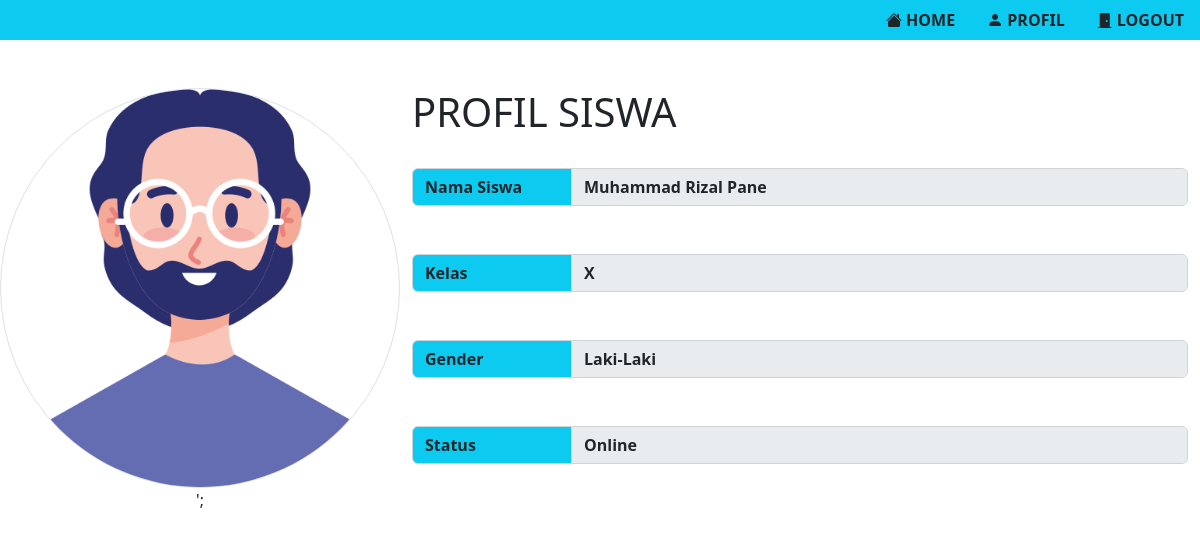
Screenshot of /profil.php (signed in) with the database file from the repository.
### tables this page shows
CREATE TABLE `users` (
  `id` int(11) NOT NULL,
  `username` varchar(255) NOT NULL,
  `kelas` varchar(255) NOT NULL,
  `gender` varchar(255) NOT NULL,
  `password` varchar(255) NOT NULL
);

### profil.php (the view, shortened to what this page needs)
<?php
include "./source/execution/connection.php";
$students = mysqli_query($connection, "select * from users ORDER BY id DESC");
$data = mysqli_fetch_array($students)
?>
<!DOCTYPE html>
<html lang="en">
<head>
    <link rel="stylesheet" href="./source/css/master.css">
    <link rel="stylesheet" href="./source/css/bootstrap.css">
    <link rel="stylesheet" href="https://cdn.jsdelivr.net/npm/bootstrap-icons@1.9.1/font/bootstrap-icons.css">
</head>
<body>
    <div class="bg-info">
        <ul class="nav justify-content-end">
            <li class="nav-item transform-zoom">
                <a class="nav-link none text-dark fw-bold" href="student.php"><i class="bi bi-house-fill"></i> HOME</a>
            </li>
            <li class="nav-item transform-zoom">
                <a class="nav-link none text-dark fw-bold" href="profil.php"><i class="bi bi-person-fill"></i> PROFIL</a>
            </li>
            <li class="nav-item transform-zoom">
                <a class="nav-link none text-dark fw-bold" href="exit.php"><i class="bi bi-door-closed-fill"></i> LOGOUT</a>
            </li>
        </ul>
    </div>
    <div class="row g-0 mt-5">
        <div class="col-4">
            <center>
                <img class="rounded-circle border img-fluid" width="400px" height="400px" src="./source/profil/man.png" alt="profile">';
            </center>
        </div>
        <div class="col-8 ">
            <div class="container-fluid ">
                <h1>PROFIL SISWA</h1><br>
                <div class="input-group mb-5 ">
                    <span style="width:10rem ;" class="input-group-text bg-info fw-bold">Nama Siswa</span>
                    <input type="text" aria-label="name" value="<?php echo $data['username']; ?>" class="form-control fw-bold" disabled>
                </div>
                <div class="input-group mb-5 ">
                    <span style="width:10rem ;" class="input-group-text bg-info fw-bold">Kelas</span>
                    <input type="text" aria-label="name" value="<?php echo $data['kelas']; ?>" class="form-control fw-bold" disabled>
                </div>
                <div class="input-group mb-5 ">
                    <span style="width:10rem ;" class="input-group-text bg-info fw-bold">Gender</span>
                    <input type="text" aria-label="name" value="<?php echo $data['gender']; ?>" class="form-control fw-bold" disabled>
                </div>
                <div class="input-group mb-5 ">
                    <span style="width:10rem ;" class="input-group-text bg-info fw-bold">Status</span>
                    <input type="text" aria-label="name" value="Online" class="form-control fw-bold" disabled>
                </div>
            </div>
        </div>
    </div>
</body>
</html>

### source/css/master.css (style rules this page uses)
.none { text-decoration: none; }
.transform-zoom { -webkit-transition: transform 0.5s; transition: transform 0.5s; }

### rows the page displays
users: username "Muhammad Rizal Pane", kelas "X", gender "Laki-Laki"
